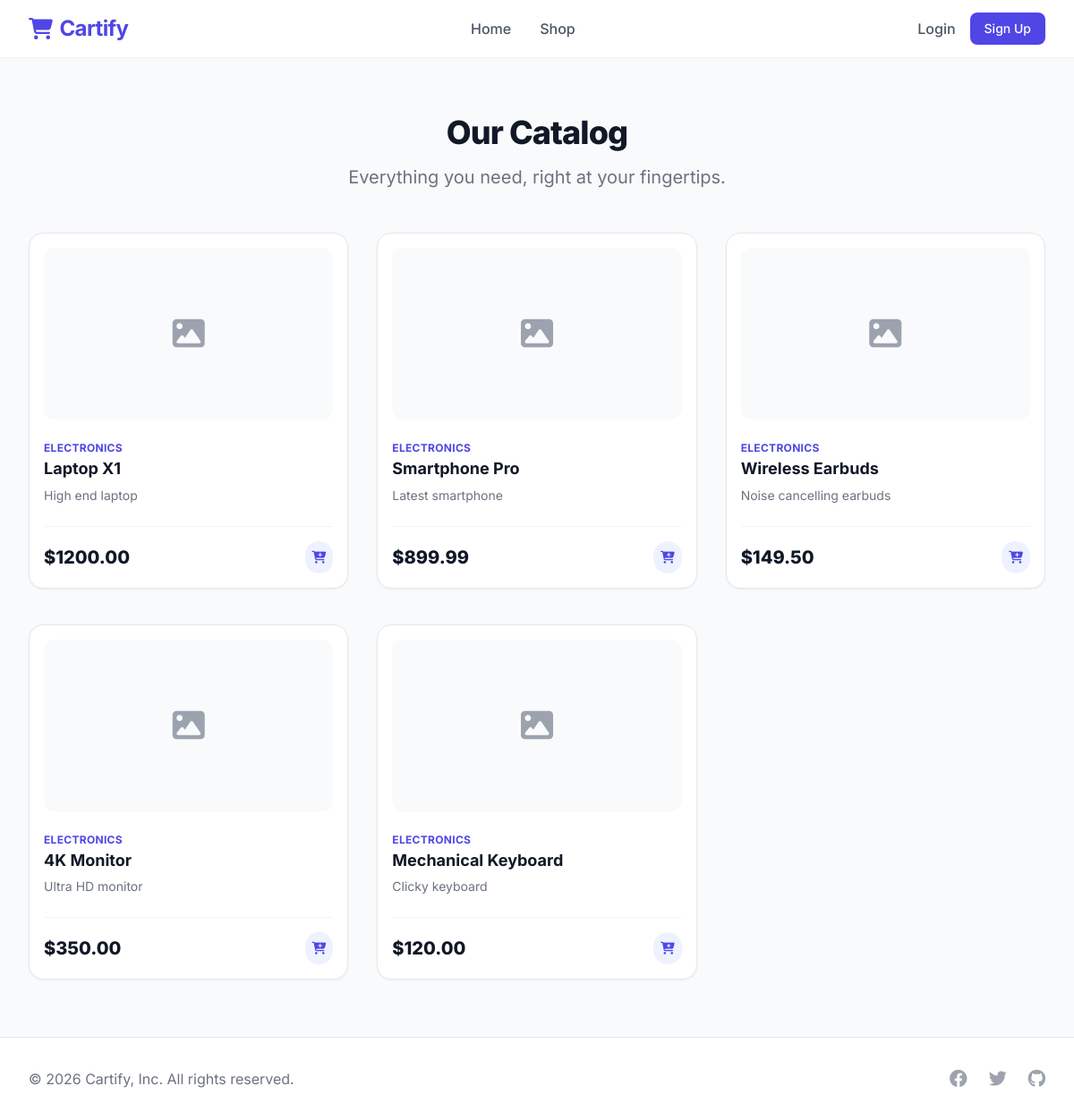
The app's page /, older data.
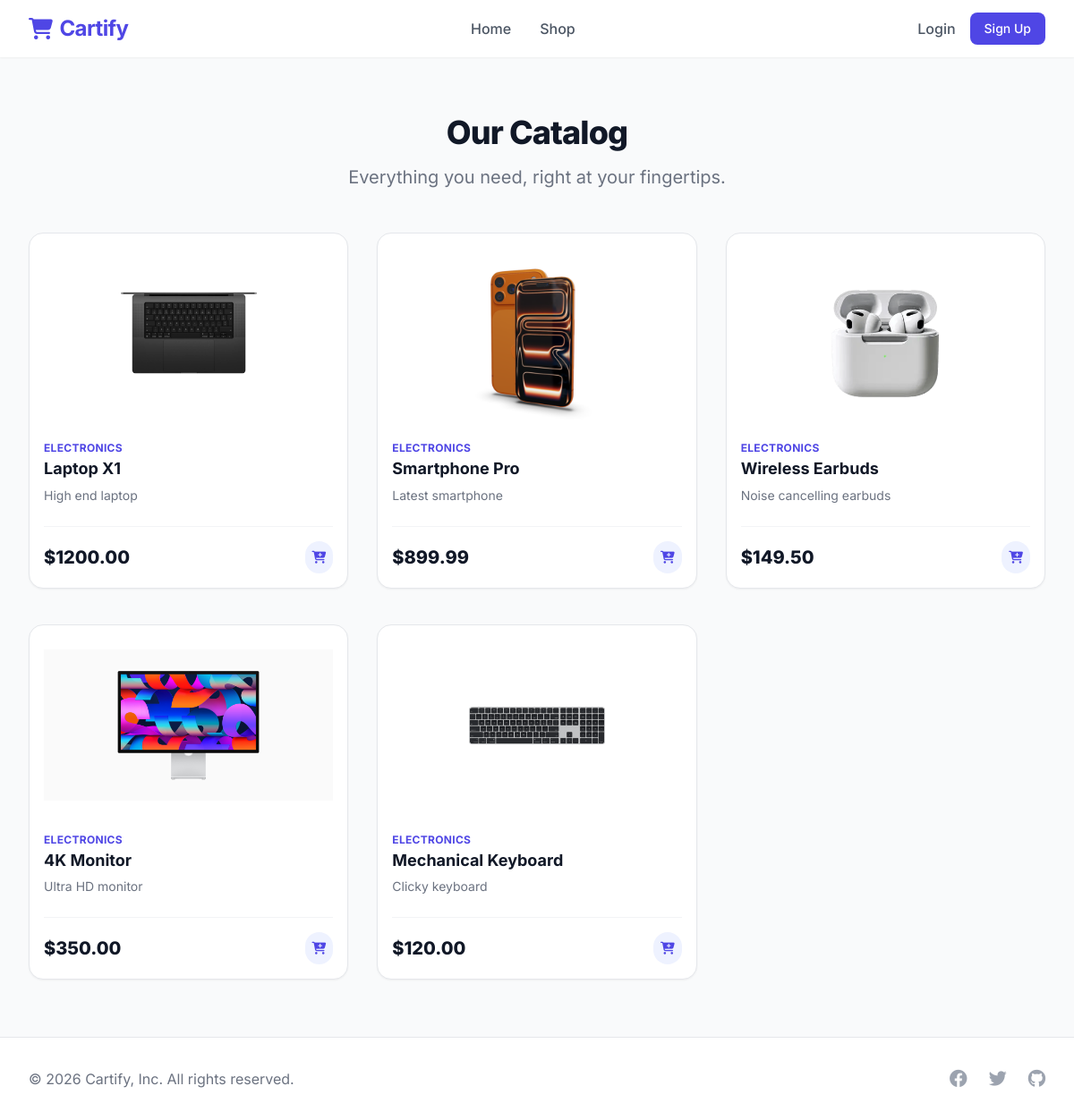
The same page, newer data.
### store/models.py (models this page shows, shortened)
class Product(models.Model):
    category = models.ForeignKey(Category, related_name='products', on_delete=models.CASCADE)
    title = models.CharField(max_length=255)
    image = models.FileField(upload_to='products/images', null=True, blank=True)
    description = models.TextField(blank=True, null=True)
    price = models.DecimalField(max_digits=10, decimal_places=2)
    stock = models.IntegerField(default=0)
    created_at = models.DateTimeField(auto_now_add=True)

class Category(models.Model):
    name = models.CharField(max_length=255)
    slug = models.SlugField(unique=True, help_text="Used for clean browser URLs")
    class Meta:
        verbose_name_plural = "Categories"

### store/views.py (the view)
# urls.py: path('', views.index_view, name='index'),
def index_view(request):
    products = Product.objects.all()
    context = {
        'products': products
    }
    return render(request, 'index.html', context)

### store/context_processors.py (called while the page is built, shortened)
def cart_item_count(request):
    if not request.user.is_authenticated:
        return {'cart_count': 0}

### templates/index.html (shortened to what this page needs)
{% extends 'base.html' %}
{% block content %}
<div class="max-w-7xl mx-auto px-4 sm:px-6 lg:px-8 py-16">
    <div class="text-center mb-12">
        <h2 class="text-3xl font-extrabold tracking-tight text-gray-900 sm:text-4xl">Our Catalog</h2>
        <p class="mt-4 max-w-2xl text-xl text-gray-500 mx-auto">Everything you need, right at your fingertips.</p>
    </div>
    <div class="grid grid-cols-1 sm:grid-cols-2 lg:grid-cols-3 gap-y-10 gap-x-8">
        {% for product in products %}
        <div class="group relative bg-white border border-gray-200 rounded-2xl p-4 shadow-sm hover:shadow-xl transition-all duration-300 flex flex-col">
            <div class="aspect-w-4 aspect-h-3 rounded-xl overflow-hidden relative">
                {% if product.image %}
                    <img src="{{ product.image.url }}" alt="{{ product.title }}" class="object-contain w-full h-48 group-hover:scale-105 transition-transform duration-500">
                {% else %}
                    <div class="flex items-center justify-center h-48 w-full bg-gray-50 text-gray-400">
                        <i class="fa-solid fa-image text-4xl"></i>
                    </div>
                {% endif %}
            </div>
            <div class="mt-6 flex flex-col flex-grow">
                <p class="text-xs font-bold text-indigo-600 uppercase tracking-wide mb-1">{{ product.category.name }}</p>
                <h3 class="text-lg font-bold text-gray-900 leading-tight">
                    <a href="#">
                        <span aria-hidden="true" class="absolute inset-0"></span>
                        {{ product.title }}
                    </a>
                </h3>
                <p class="mt-2 text-sm text-gray-500 line-clamp-2">
                    {{ product.description|default:"No description available." }}
                </p>
            </div>
            <div class="mt-6 flex items-center justify-between border-t border-gray-100 pt-4 relative z-20">
                <p class="text-xl font-extrabold text-gray-900">${{ product.price }}</p>
                <a href="{% url 'add_to_cart' product.id %}" class="inline-flex items-center justify-center p-2 rounded-full bg-indigo-50 text-indigo-600 hover:bg-indigo-600 hover:text-white transition-colors duration-200 focus:outline-none focus:ring-2 focus:ring-offset-2 focus:ring-indigo-600 z-30 relative">
                    <i class="fa-solid fa-cart-plus text-sm"></i>
                </a>
            </div>
        </div>
        {% endfor %}
    </div>
</div>
{% endblock %}

Row changes from the older to the newer data that the page shows:
changed Product "Laptop X1": image: picture added
changed Product "Smartphone Pro": image: picture added; image empty → "products/images/1.png" (drawn)
changed Product "Wireless Earbuds": image: picture added
changed Product "4K Monitor": image: picture added
changed Product "Mechanical Keyboard": image: picture added
